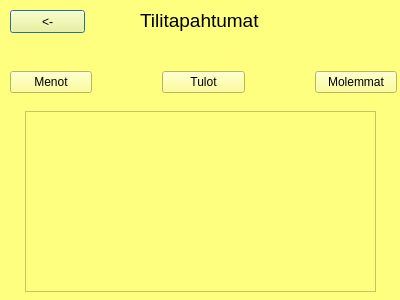
<?xml version="1.0" encoding="UTF-8"?>
<ui version="4.0">
 <class>tilitapahtumat</class>
 <widget class="QDialog" name="tilitapahtumat">
  <property name="geometry">
   <rect>
    <x>0</x>
    <y>0</y>
    <width>400</width>
    <height>300</height>
   </rect>
  </property>
  <property name="windowTitle">
   <string>Dialog</string>
  </property>
  <property name="styleSheet">
   <string notr="true">background-color:rgb(255, 255, 127)</string>
  </property>
  <widget class="QLabel" name="label">
   <property name="geometry">
    <rect>
     <x>140</x>
     <y>0</y>
     <width>131</width>
     <height>41</height>
    </rect>
   </property>
   <property name="font">
    <font>
     <pointsize>14</pointsize>
    </font>
   </property>
   <property name="text">
    <string>Tilitapahtumat</string>
   </property>
  </widget>
  <widget class="QTableView" name="tableView">
   <property name="geometry">
    <rect>
     <x>25</x>
     <y>111</y>
     <width>351</width>
     <height>181</height>
    </rect>
   </property>
  </widget>
  <widget class="QPushButton" name="pushButton_9">
   <property name="geometry">
    <rect>
     <x>10</x>
     <y>10</y>
     <width>75</width>
     <height>23</height>
    </rect>
   </property>
   <property name="text">
    <string>&lt;-</string>
   </property>
  </widget>
  <widget class="QWidget" name="">
   <property name="geometry">
    <rect>
     <x>10</x>
     <y>70</y>
     <width>387</width>
     <height>25</height>
    </rect>
   </property>
   <layout class="QHBoxLayout" name="horizontalLayout">
    <property name="spacing">
     <number>70</number>
    </property>
    <item>
     <widget class="QPushButton" name="pushButton">
      <property name="text">
       <string>Menot</string>
      </property>
     </widget>
    </item>
    <item>
     <widget class="QPushButton" name="pushButton_2">
      <property name="text">
       <string>Tulot</string>
      </property>
     </widget>
    </item>
    <item>
     <widget class="QPushButton" name="pushButton_3">
      <property name="text">
       <string>Molemmat</string>
      </property>
     </widget>
    </item>
   </layout>
  </widget>
 </widget>
 <resources/>
 <connections/>
</ui>
